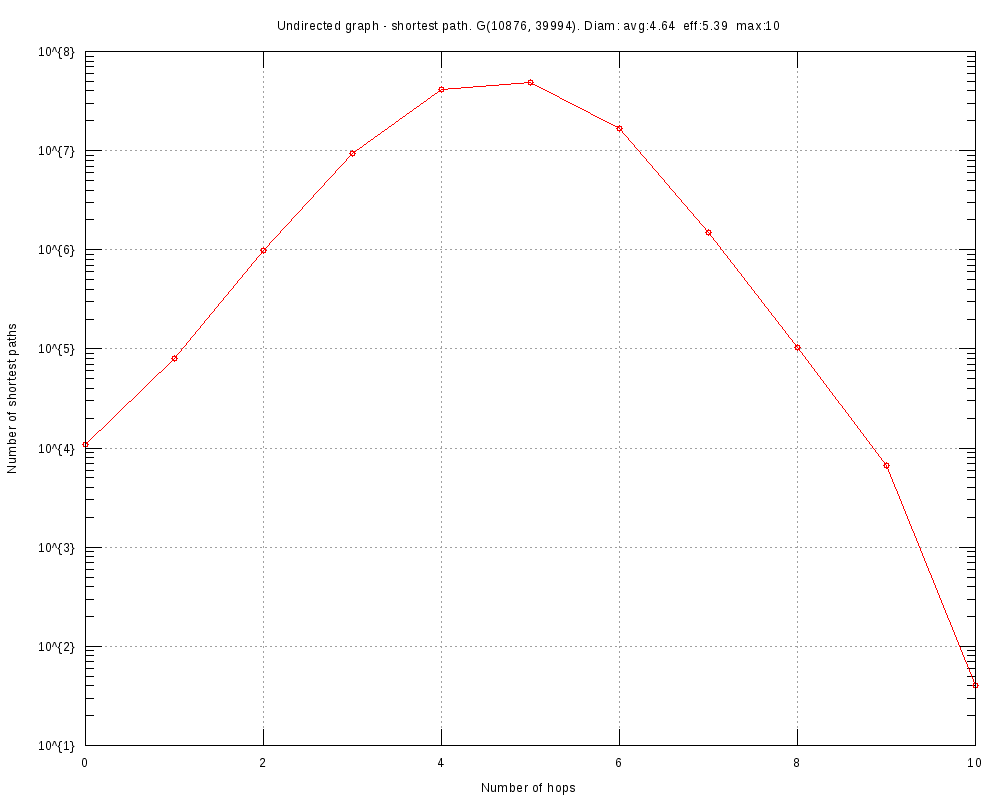

Here is the gnuplot script that generated this plot:
#
# Undirected graph - shortest path. G(10876, 39994). Diam: avg:4.64  eff:5.39  max:10 (Mon Sep  9 04:49:48 2019)
#

set title "Undirected graph - shortest path. G(10876, 39994). Diam: avg:4.64  eff:5.39  max:10"
set key bottom right
set logscale y 10
set format y "10^{%L}"
set mytics 10
set grid
set xlabel "Number of hops"
set ylabel "Number of shortest paths"
set tics scale 2
set terminal png font arial 10 size 1000,800
set output 'diam.p2p-Gnutella04-subgraph.png'
plot 	"diam.p2p-Gnutella04-subgraph.tab" using 1:2 title "" with linespoints pt 6
